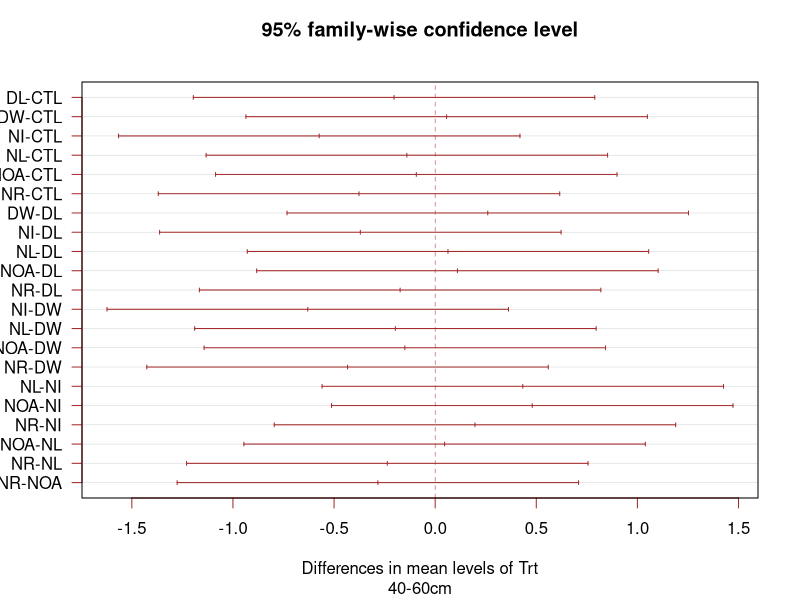
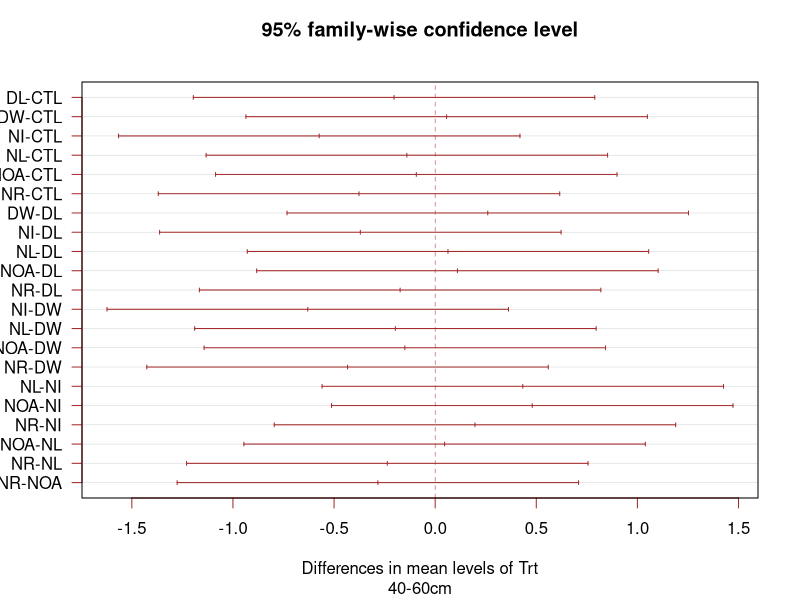

Generate these figures, in order, with R: (Note: this script raises an error after producing the figures.)
# library
library(dplyr)
library(multcompView)

setwd("C:/github/DIRT20")

master <- read.csv("HJA_DIRT_CN_yrs10-20_DNP.csv") 

data <- master %>% filter(TX_Year == 20) %>% filter(Depth == "40-60cm")


# What is the effect of the treatment on the value ?
attach(data)
model=lm(percC ~ Trt )
ANOVA=aov(model)

# Tukey test to study each pair of treatment :
TUKEY <- TukeyHSD(x=ANOVA, 'Trt', conf.level=0.95)

# Tuckey test representation :
plot(TUKEY , las=1 , col="brown", sub="40-60cm")

#Save TukeyHSD plot
jpeg('Stats/DIRT20 C by depth/DIRT20_percC_TukeyHSD_40-60cm.jpg')
plot(TUKEY , las=1 , col="brown", sub="40-60cm")
dev.off()

#Save tukeyHSD table
write.csv(as.data.frame(TUKEY$Trt), "Stats/DIRT20 C by depth/DIRT20_TukeyHSD_percC_40-60cm.csv")
